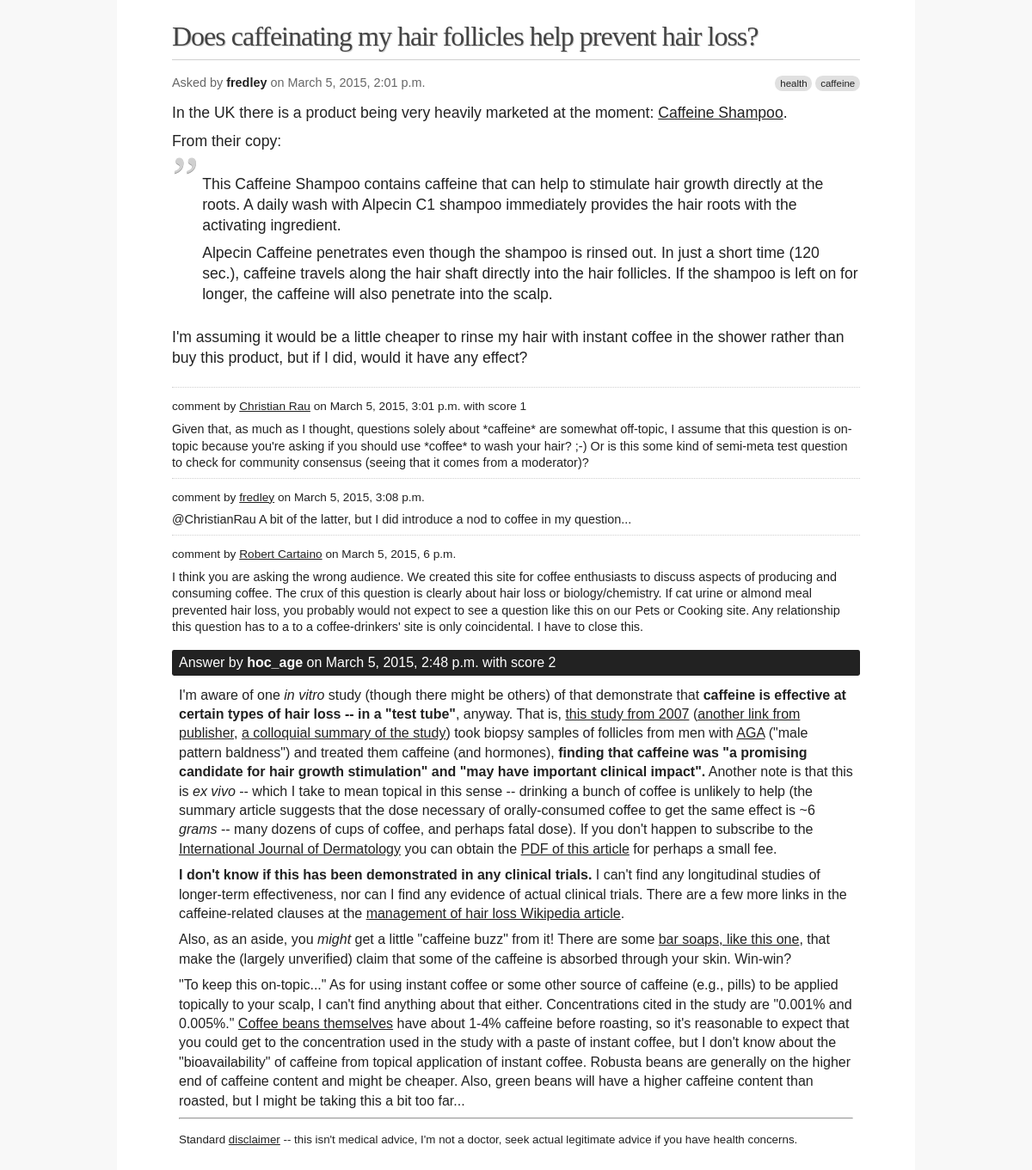
Page /1620/ on the committed database.
### qa/models.py (models this page shows, shortened)
class Post(models.Model):
    owner = models.ForeignKey(User)
    creation_date = models.DateTimeField()
    last_activity_date = models.DateTimeField()
    score = models.IntegerField()
    body = models.TextField()
    comment_count = models.PositiveIntegerField()
    @property
    def comments(self):
        return self.comment_set.order_by('creation_date')
    class Meta:
        abstract = True

class Question(Post):
    answer_count = models.PositiveIntegerField()
    tags_string = models.TextField()
    title = models.CharField(max_length=1024)
    favorite_count = models.PositiveIntegerField()
    view_count = models.PositiveIntegerField()
    accepted_answer = models.ForeignKey('Answer', related_name='accepted_for',
            null=True, blank=True)
    last_editor = models.ForeignKey(User, null=True, blank=True,
            related_name='last_edited_questions')
    last_edit_date  = models.DateTimeField(null=True, blank=True)
    @property
    def answers(self):
        return self.answer_set.order_by('-creation_date')
    @property
    def tags(self):
        return tag_re.findall(self.tags_string)

class User(models.Model):
    email = models.CharField(max_length=200)
    date_joined = models.DateTimeField()
    display_name = models.CharField(max_length=200)
    url = models.CharField(max_length=400)
    location = models.CharField(max_length=400)
    description = models.TextField()
    views = models.PositiveIntegerField()
    votes_up = models.PositiveIntegerField()
    votes_down = models.PositiveIntegerField()
    age = models.PositiveIntegerField()

class Comment(models.Model):
    owner = models.ForeignKey(User)
    creation_date = models.DateTimeField()
    score = models.IntegerField()
    text = models.TextField()
    class Meta:
        abstract = True

class QuestionComment(Comment):
    post = models.ForeignKey(Question, related_name='comment_set')

class Answer(Post):
    question = models.ForeignKey(Question)

### qa/views.py (the view)
# urls.py: url(r'^(?P<pk>\d+)/$', QuestionDetail.as_view(), name='qa-question'),
class QuestionDetail(DetailView):
    model = Question

### qa/templates/qa/question_detail.html (shortened to what this page needs)
{% extends "base.html" %}
{% block "body" %}
<div id="content">
  <section class="question detail">
    <section class="header">
      <h1>{{ object.title }}</h1>
      <p class="meta">
        Asked by <span class="author"><a href="#">{{ object.owner.display_name }}</a></span>
        on <span class="date">{{ object.creation_date|date }}, {{ object.creation_date|time }}</span>
        {% if object.tags %}
          <span class="tags">
            {% for t in object.tags %}
              <span class="tag"><a href="#">{{ t }}</a></span>
            {% endfor %}
          </span>
        {% endif %}
      </p>
    </section>
    <section class="body">
      {{ object.body|safe }}
    </section>
    {% include "qa/comments.html" with comments=object.comments%}
  </section>
  <section class="answers">
    {% for answer in object.answers %}
      <div class="answer{% ifequal answer.pk object.accepted_answer_id %} accepted{% endifequal %}">
        <p class="meta">
          {% ifequal answer.pk object.accepted_answer_id %}Accepted a{% else %}A{% endifequal %}nswer by
          <span class="author"><a href="#">{{ answer.owner.display_name }}</a></span>
          on <span class="date">{{ answer.creation_date|date }}, {{ answer.creation_date|time }}</span>
          {% if answer.score %}
              with score {{ answer.score }}
          {% endif %}
        </p>
        <div class="body">
          {{answer.body|safe}}
        </div>
      </div>
    {% endfor %}
  </section>
</div>
{% endblock %}

### qa/templates/qa/comments.html
<section class="comments">
  {% for comment in comments %}
    <div class="comment">
      <div class="comment-meta">
        <p>
          comment by <span class="author"><a href="#">{{ comment.owner.display_name }}</a></span>
          on <span class="date">{{ comment.creation_date|date }}, {{ comment.creation_date|time }}</span>
          {% if comment.score %}
              with score {{ comment.score }}
          {% endif %}
        </p>
      </div>
      <div class="body">
        <p>{{ comment.text|safe }}</p>
      </div>
    </div>
  {% endfor %}
</section>

### qa/static/base.css (style rules this page uses)
body { color: #222; background: #f8f8f8; font-family: sans-serif; line-height: 132%; margin: 0; }
p { margin: 0 0 0.5em 0; }
p.meta, .meta p { margin-bottom: 0; }
a { color: #222; }
#content { background: #fff; width: 50em; padding: 2em 4em; margin: 0 auto; }
.meta .author { font-weight: bolder; }
.meta .author a { text-decoration: none; }
.question { margin: 0 0 1em 0; padding: 0 0 0 0; }
.question .header { font-size: 90%; }
.question h1, .question h2 { color: #444; font-family: serif; font-weight: 100; letter-spacing: -1px; padding: 0 0 0.5em 0; margin: 0 0 0.5em 0; text-shadow: 1px 1px 0px rgba(0,0,0,0.2); }
.question h1 { font-size: 32px; border-bottom: 1px solid #d0d0d0; }
.question .meta { color: #666; }
.question .meta .tags { display: inline-block; float: right; }
.question .meta .tag { font-size: 80%; font-family: sans-serif; background: #e0e0e0; padding: 0.25em 0.5em; border-radius: 0.75em; }
.question .meta .tag a { text-decoration: none; }
.question .body { font-size: 110%; line-height: 135%; margin-top: 0.75em; padding-bottom: 0.75em; border-bottom: 1px dotted #d0d0d0; }
.question .body blockquote, .answer .body blockquote { position: relative; padding: 0 0 0 2em; margin: 1.5em 0 1.5em 0; }
.question .body blockquote:before, .answer .body blockquote:before { color: #d0d0d0; content: "”"; font-family: Georgia, serif; font-size: 400%; position: absolute; left: 0; top: -0.11em; text-shadow: 0 1px 0px rgba(0,0,0,0.4); }
.answer .comments, .question .comments { font-size: 90%; }
.answer .comment, .question .comment { margin: 0; padding: 0.75em 0 0 0; border-top: 1px dotted #d0d0d0; }
.answer .comment:first-child, .question .comment:first-child { border-top: none; }
.answer .comment .comment-meta, .question .comment .comment-meta { font-size: 95%; }
.answer .comment .body, .question .comment .body { font-size: 100%; background: transparent; padding: 0; margin: 0; border: none; }
.answer { margin: 0 0 1em 0; }
.answer:last-child { border: none; }
.answer .meta { color: #fff; padding: 0.3em 0.5em 0.25em 0.5em; background: #222 !important; border-radius: 0.15em; }
.answer .meta * { color: #fff; }
.answer .meta .author { font-weight: bolder; }
.answer .body { line-height: 140%; margin: 0.5em 0 0 0; padding: 0.25em 0.5em; border-radius-bottom-left: 0.15em; border-radius-bottom-right: 0.15em; }

### rows in the picture
Question: title "Does caffeinating my hair follicles help prevent hair loss?", owner.display_name "fredley", creation_date "March 5, 2015", creation_date "2:01 p.m.", body "In the UK there is a product being very heavily marketed at the moment: Caffeine Shampoo . From their copy: This Caffeine Shampoo contains caffeine that can help to stimulate hair growth directly at the roots. A daily wash with Alpecin C1 shampoo immediately provides the hair roots with the activating ingredient. Alpecin Caffeine penetrates even though the shampoo is rinsed out. In just a short time (120 sec.), caffeine travels along the hair shaft directly into the hair follicles. If the shampoo is left on for longer, the caffeine will also penetrate into the scalp. I'm assuming it would be a little cheaper to rinse my hair with instant coffee in the shower rather than buy this product,…"
QuestionComment: owner.display_name "Christian Rau", creation_date "March 5, 2015", creation_date "3:01 p.m.", score "1", text "Given that, as much as I thought, questions solely about *caffeine* are somewhat off-topic, I assume that this question is on-topic because you're asking if you should use *coffee* to wash your hair? ;-) Or is this some kind of semi-meta test question to check for community consensus (seeing that it comes from a moderator)?"
QuestionComment: owner.display_name "fredley", creation_date "March 5, 2015", creation_date "3:08 p.m.", text "@ChristianRau A bit of the latter, but I did introduce a nod to coffee in my question..."
QuestionComment: owner.display_name "Robert Cartaino", creation_date "March 5, 2015", creation_date "6 p.m.", text "I think you are asking the wrong audience. We created this site for coffee enthusiasts to discuss aspects of producing and consuming coffee. The crux of this question is clearly about hair loss or biology/chemistry. If cat urine or almond meal prevented hair loss, you probably would not expect to see a question like this on our Pets or Cooking site. Any relationship this question has to a to a coffee-drinkers' site is only coincidental. I have to close this."
Answer: owner.display_name "hoc_age", creation_date "March 5, 2015", creation_date "2:48 p.m.", score "2", body "I'm aware of one in vitro study (though there might be others) of that demonstrate that caffeine is effective at certain types of hair loss -- in a \"test tube\" , anyway. That is, this study from 2007 ( another link from publisher , a colloquial summary of the study ) took biopsy samples of follicles from men with AGA (\"male pattern baldness\") and treated them caffeine (and hormones), finding that caffeine was \"a promising candidate for hair growth stimulation\" and \"may have important clinical impact\". Another note is that this is ex vivo -- which I take to mean topical in this sense -- drinking a bunch of coffee is unlikely to help (the summary article suggests that the dose necessary of…"

### other values in the picture
{{ t }} "health" "caffeine"
